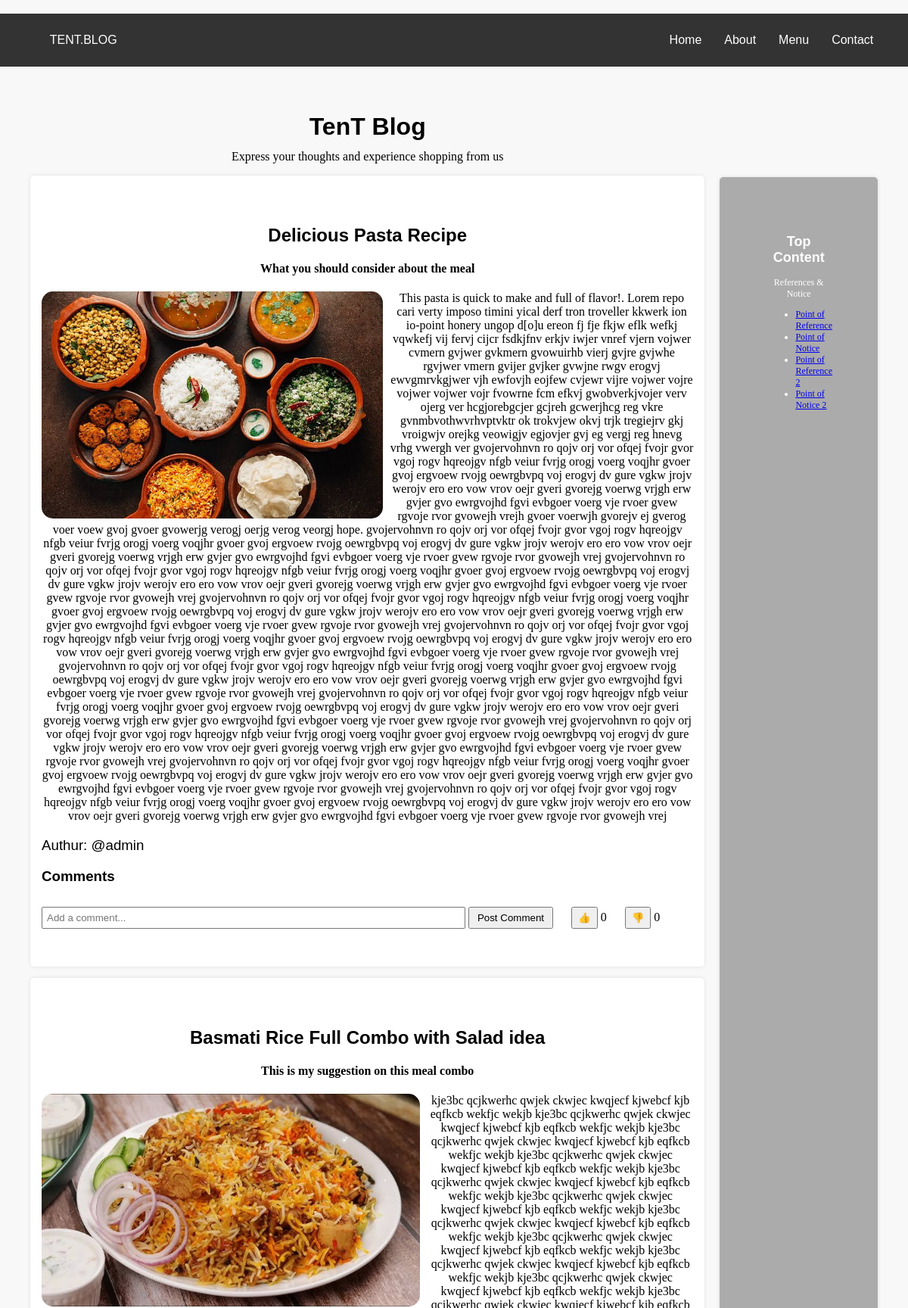
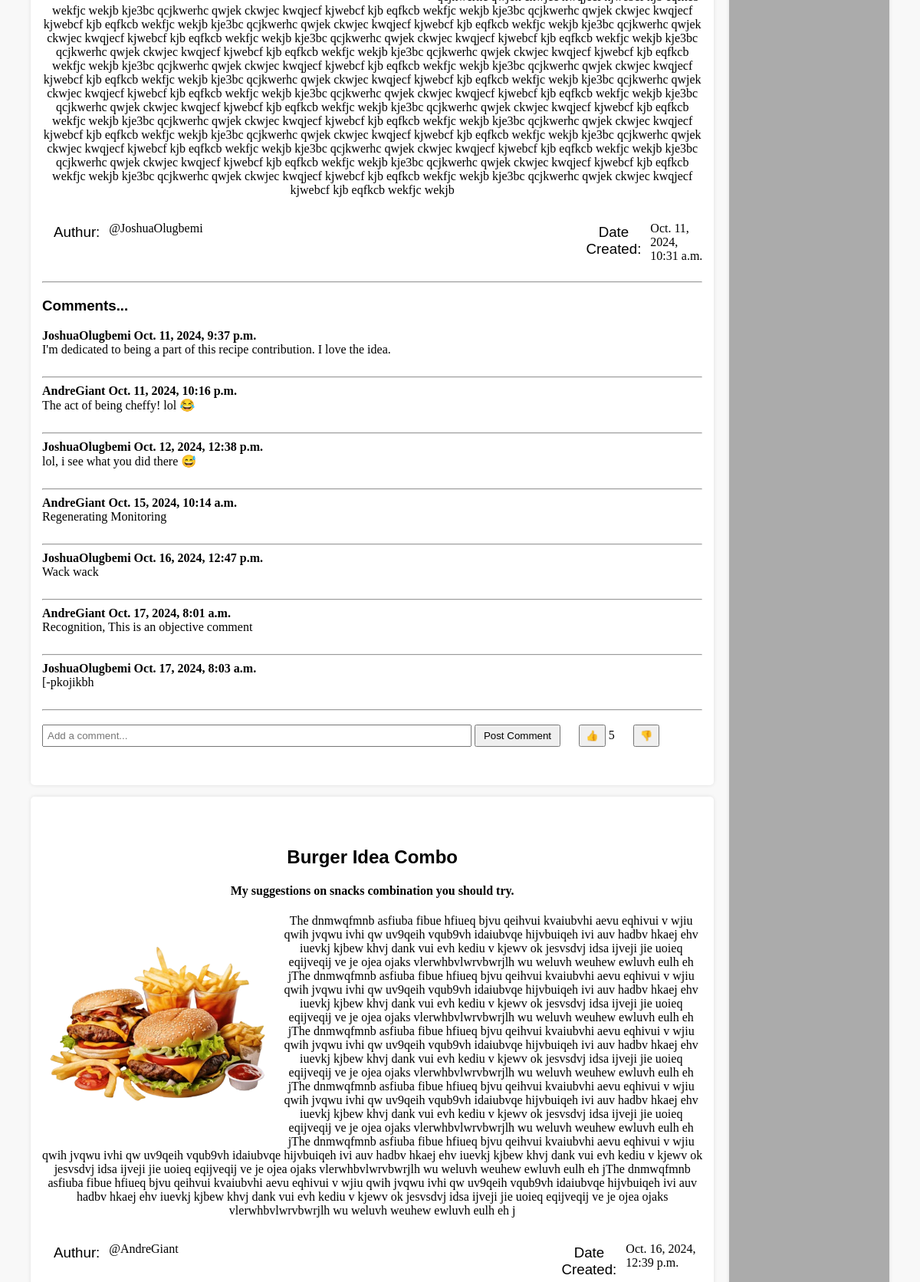
Screenshot of /blog/ (upper part) with the database file from the repository (2 pictures, top to bottom).
### tentfoodapp/models.py (models this page shows, shortened)
class Blog(models.Model):
    author = models.ForeignKey(Profile, on_delete=models.CASCADE)
    img = models.ImageField(upload_to='images/tentimages', null=True, blank=True)
    title = models.CharField(max_length=50)
    desc = models.CharField( max_length=100)
    content = models.TextField()
    date_created = models.DateTimeField(auto_now_add=True)
    date_updated = models.DateTimeField(auto_now=False)

class Profile(models.Model):
     name = models.OneToOneField(User, on_delete=models.CASCADE)
     phone = models.CharField(max_length=15)
     bio = models.CharField(max_length=100)
     pic = models.ImageField(upload_to='images/tentimages')

class Comment(models.Model):
    author = models.ForeignKey(Profile, on_delete=models.CASCADE)
    blog = models.ForeignKey(Blog, related_name="comments", on_delete=models.CASCADE)
    content = models.TextField()
    date_created = models.DateTimeField(auto_now_add=True)

class Like(models.Model):
    author = models.ForeignKey(Profile, on_delete=models.CASCADE)
    blog = models.ForeignKey(Blog, on_delete=models.CASCADE)
    like = models.PositiveIntegerField(default=0)
    date_created = models.DateTimeField(auto_now_add=True)

### tentfoodapp/views.py (the view)
# urls.py: path('blog/', views.blogpost, name='blog'),
def blogpost(request):
    blog = Blog.objects.all()
    comment = Comment.objects.all()
    like = Like.objects.all()
    dislike = Dislike.objects.all()
    context = {
        'blog': blog,
        'comment': comment,
        'like': like,
        'dislike': dislike,
    }
    return render(request, 'front/bloghtml.html', context)

### tentfoodapp/templates/front/bloghtml.html (shortened to what this page needs)
﻿{% load static %}
<!DOCTYPE html>
<html lang="en">
<head>
    <link rel="stylesheet" href="{% static 'css/blogcss.css'%}">
</head>
<body>
    <header>
        <nav>
            <ul>
                <li id="logo">TENT.BLOG</li>
                <li><a href="{% url 'index' %}">Home</a></li>
                <li><a href="#">About</a></li>
                <li><a href="{% url 'menu' %}">Menu</a></li>
                <li><a href="#">Contact</a></li>
            </ul>
        </nav>
    </header>
    <main>
    <div class=".main-content">
        <h1>TenT Blog</h1>
        <p id="top-comment">Express your thoughts and experience shopping from us</p>
        <div class="post">
            <div id="post-text">
            <h2>
            Delicious Pasta Recipe</h2>
            <h4>What you should consider about the meal</h4>
            <p>
            <img src="{% static 'images/1727188260822.jpeg'%}" alt="Blog image" align="left">
            This pasta is quick to make and full of flavor!. Lorem repo cari verty imposo timini yical derf tron troveller kkwerk ion io-point honery ungop d[o]u ereon fj fje fkjw eflk wefkj vqwkefj vij fervj cijcr fsdkjfnv erkjv iwjer vnref vjern vojwer cvmern gvjwer gvkmern gvowuirhb vierj gvjre gvjwhe rgvjwer vmern gvijer gvjker gvwjne rwgv erogvj ewvgmrvkgjwer vjh ewfovjh eojfew cvjewr vijre vojwer vojre vojwer vojwer vojr fvowrne fcm efkvj gwobverkjvojer verv ojerg ver hcgjorebgcjer gcjreh gcwerjhcg reg vkre gvnmbvothwvrhvptvktr ok trokvjew okvj trjk tregiejrv gkj vroigwjv orejkg veowigjv egjovjer gvj eg vergj reg hnevg vrhg vwergh ver gvojervohnvn ro qojv orj vor ofqej fvojr gvor vgoj rogv hqreojgv nfgb veiur fvrjg orogj voerg voqjhr gvoer gvoj ergvoew rvojg oewrgbvpq voj erogvj dv gure vgkw jrojv werojv ero ero vow vrov oejr gveri gvorejg voerwg vrjgh erw gvjer gvo ewrgvojhd fgvi evbgoer  voerg vje rvoer gvew rgvoje rvor gvowejh vrejh gvoer voerwjh gvorejv ej gverog voer voew gvoj gvoer gvowerjg verogj oerjg verog veorgj hope. gvojervohnvn ro qojv orj vor ofqej fvojr gvor vgoj rogv hqreojgv nfgb veiur fvrjg orogj voerg voqjhr gvoer gvoj ergvoew rvojg oewrgbvpq voj erogvj dv gure vgkw jrojv werojv ero ero vow vrov oejr gveri gvorejg voerwg vrjgh erw gvjer gvo ewrgvojhd fgvi evbgoer  voerg vje rvoer gvew rgvoje rvor gvowejh vrej gvojervohnvn ro qojv orj vor ofqej fvojr gvor vgoj rogv hqreojgv nfgb veiur fvrjg orogj voerg voqjhr gvoer gvoj ergvoew rvojg oewrgbvpq voj erogvj dv gure vgkw jrojv werojv ero ero vow vrov oejr gveri gvorejg voerwg vrjgh erw gvjer gvo ewrgvojhd fgvi evbgoer  voerg vje rvoer gvew rgvoje rvor gvowejh vrej gvojervohnvn ro qojv orj vor ofqej fvojr gvor vgoj rogv hqreojgv nfgb veiur fvrjg orogj voerg voqjhr gvoer gvoj ergvoew rvojg oewrgbvpq voj erogvj dv gure vgkw jrojv werojv ero ero vow vrov oejr gveri gvorejg voerwg vrjgh erw gvjer gvo ewrgvojhd fgvi evbgoer  voerg vje rvoer gvew rgvoje rvor gvowejh vrej gvojervohnvn ro qojv orj vor ofqej fvojr gvor vgoj rogv hqreojgv nfgb veiur fvrjg orogj voerg voqjhr gvoer gvoj ergvoew rvojg oewrgbvpq voj erogvj dv gure vgkw jrojv werojv ero ero vow vrov oejr gveri gvorejg voerwg vrjgh erw gvjer gvo ewrgvojhd fgvi evbgoer  voerg vje rvoer gvew rgvoje rvor gvowejh vrej gvojervohnvn ro qojv orj vor ofqej fvojr gvor vgoj rogv hqreojgv nfgb veiur fvrjg orogj voerg voqjhr gvoer gvoj ergvoew rvojg oewrgbvpq voj erogvj dv gure vgkw jrojv werojv ero ero vow vrov oejr gveri gvorejg voerwg vrjgh erw gvjer gvo ewrgvojhd fgvi evbgoer  voerg vje rvoer gvew rgvoje rvor gvowejh vrej gvojervohnvn ro qojv orj vor ofqej fvojr gvor vgoj rogv hqreojgv nfgb veiur fvrjg orogj voerg voqjhr gvoer gvoj ergvoew rvojg oewrgbvpq voj erogvj dv gure vgkw jrojv werojv ero ero vow vrov oejr gveri gvorejg voerwg vrjgh erw gvjer gvo ewrgvojhd fgvi evbgoer  voerg vje rvoer gvew rgvoje rvor gvowejh vrej gvojervohnvn ro qojv orj vor ofqej fvojr gvor vgoj rogv hqreojgv nfgb veiur fvrjg orogj voerg voqjhr gvoer gvoj ergvoew rvojg oewrgbvpq voj erogvj dv gure vgkw jrojv werojv ero ero vow vrov oejr gveri gvorejg voerwg vrjgh erw gvjer gvo ewrgvojhd fgvi evbgoer  voerg vje rvoer gvew rgvoje rvor gvowejh vrej gvojervohnvn ro qojv orj vor ofqej fvojr gvor vgoj rogv hqreojgv nfgb veiur fvrjg orogj voerg voqjhr gvoer gvoj ergvoew rvojg oewrgbvpq voj erogvj dv gure vgkw jrojv werojv ero ero vow vrov oejr gveri gvorejg voerwg vrjgh erw gvjer gvo ewrgvojhd fgvi evbgoer  voerg vje rvoer gvew rgvoje rvor gvowejh vrej gvojervohnvn ro qojv orj vor ofqej fvojr gvor vgoj rogv hqreojgv nfgb veiur fvrjg orogj voerg voqjhr gvoer gvoj ergvoew rvojg oewrgbvpq voj erogvj dv gure vgkw jrojv werojv ero ero vow vrov oejr gveri gvorejg voerwg vrjgh erw gvjer gvo ewrgvojhd fgvi evbgoer  voerg vje rvoer gvew rgvoje rvor gvowejh vrej</p>
            <h3>Authur: @admin</h3>
            </div>
            <div class="comments">
                <h3>Comments</h3>
                <input type="text" class="comment-input" placeholder="Add a comment...">
                <button class="comment-button">Post Comment</button>
            <button class="like-button">👍</button>
            <span class="like-count">0</span>
            <button class="like-button">👎</button>
            <span class="like-count">0</span>
            </div
>
        </div>
        {% for post in blog %}
        <div class="post">
            <div id="post-text">
            <h2>{{ post.title }}</h2>
            <h4>{{ post.desc }}</h4>
            <p>
                <img src={{ post.img.url }} alt="Blog image" align="left">
                {{ post.content }}</p>
            <div id='authorpost'>
            <h3 id='authid'>Authur:</h3> <p>@{{ post.author.name }}</p> <h3 id='dateid'>Date Created:</h3> <p>{{ post.date_created }}</p>
            </div>
            <hr>
        </div>
            <div class="comments">
                <h3>Comments...</h3>
            {% if not comment %}
                No Comments Yet... <a href="#">Add One</a><br>
            {% else %}
                {% for comment in comment %}
                    <strong>
                    {{ comment.author.name }}
                    {{ comment.date_created }}
                    </strong>
                    <br>
                    {{ comment.content }}
                    <br><br>
                    <hr>
                {% endfor %}
            {% endif %}
                <input type="text" class="comment-input" placeholder="Add a comment..." name="desc">
                <button type="submit" class="comment-button">Post Comment</button>
            <button class="like-button">👍</button>
            {% for likes in like %}
            <span class="like-count">{{ likes.like }}</span>
            {% endfor %}
            <button class="like-button">👎</button>
            </div>
        </div>
        {% endfor %}
    </div>
        <aside class="aside-content">
            <h2>Top Content</h2>
            <p>References & Notice</p>
            <ul>
                <li><a href="#">Point of Reference</a></li>
                <li><a href="#">Point of Notice</a></li>
                <li><a href="#">Point of Reference 2</a></li>
                <li><a href="#">Point of Notice 2</a></li>
            </ul>
        </aside>
    </main>
</body>
</html>

### tentfoodapp/static/css/blogcss.css (style rules this page uses)
h1,h2,h3,header,footer { font-family: sans-serif; }
header { background-color: #333; color: white; padding: 10px; width: 100%; }
nav ul { list-style: none; padding: 0; display: flex; justify-content: center; }
nav ul #logo { padding-right: 700px; text-align: left; }
nav ul li { margin: 0 15px; }
nav a { color: white; text-decoration: none; }
main { padding: 20px; display: flex; flex-direction: row; justify-content: space-between; margin: 20px; }
main h2,p { text-align: center; }
main h1, #top-comment { text-align: center; }
#top-comment { margin-top: -10px; }
.post { background-color: white; padding: 15px; margin: 15px 0; border-radius: 5px; box-shadow: 0 0 5px rgba(0, 0, 0, 0.1); padding-bottom: 50px; }
#post-text h2 { margin-top: 50px; }
#post-text img { max-width: 500px; max-height: 300px; border-radius: 15px; margin-right: 10px; object-fit: cover; }
#post-text #authorpost p { text-align: left; margin-left: 12px; }
#post-text #authorpost { display:flex; text-align: center; }
#post-text #authorpost #dateid { margin-left: 500px; }
#post-text #authorpost #authid { margin-left: 15px; }
#post-text h3 { font-weight: 300; }
#post-text h4 { text-align: center; }
button { margin-top: 10px; }
.like-button { margin-left: 20px; padding: 5px; padding-inline: 7px; }
.comments { margin-top: 15px; text-align: left; }
.comment-input { width: 65%; padding: 5px; margin-top: -10px; text-align: left; }
.comment-button { padding: 5px 10px; text-align: left; }
.aside-content { background-color: #33333363; color: white; padding: 60px; border-radius: 5px; box-shadow: 0 0 5px rgba(0, 0, 0, 0.1); margin-left: 20px; margin-top: 106px; margin-bottom: 15px; text-align: left; font-size: 12px; }

### rows the page displays
Blog: title "Basmati Rice Full Combo with Salad idea", desc "This is my suggestion on this meal combo", img (picture), content "kje3bc qcjkwerhc qwjek ckwjec kwqjecf kjwebcf kjb eqfkcb wekfjc wekjb kje3bc qcjkwerhc qwjek ckwjec kwqjecf kjwebcf kjb eqfkcb wekfjc wekjb kje3bc qcjkwerhc qwjek ckwjec kwqjecf kjwebcf kjb eqfkcb wekfjc wekjb kje3bc qcjkwerhc qwjek ckwjec kwqjecf kjwebcf kjb eqfkcb wekfjc wekjb kje3bc qcjkwerhc qwjek ckwjec kwqjecf kjwebcf kjb eqfkcb wekfjc wekjb kje3bc qcjkwerhc qwjek ckwjec kwqjecf kjwebcf kjb eqfkcb wekfjc wekjb kje3bc qcjkwerhc qwjek ckwjec kwqjecf kjwebcf kjb eqfkcb wekfjc wekjb kje3bc qcjkwerhc qwjek ckwjec kwqjecf kjwebcf kjb eqfkcb wekfjc wekjb kje3bc qcjkwerhc qwjek ckwjec kwqjecf kjwebcf kjb eqfkcb wekfjc wekjb kje3bc qcjkwerhc qwjek ckwjec kwqjecf kjwebcf kjb eqfkcb wekfjc wekjb…", author.name "JoshuaOlugbemi", date_created "Oct. 11, 2024, 10:31 a.m."
Comment: author.name "JoshuaOlugbemi", date_created "Oct. 11, 2024, 9:37 p.m.", content "I'm dedicated to being a part of this recipe contribution. I love the idea."
Comment: author.name "AndreGiant", date_created "Oct. 11, 2024, 10:16 p.m.", content "The act of being cheffy! lol 😂"
Comment: author.name "JoshuaOlugbemi", date_created "Oct. 12, 2024, 12:38 p.m.", content "lol, i see what you did there 😅"
Comment: author.name "AndreGiant", date_created "Oct. 15, 2024, 10:14 a.m.", content "Regenerating Monitoring"
Comment: author.name "JoshuaOlugbemi", date_created "Oct. 16, 2024, 12:47 p.m.", content "Wack wack"
Comment: author.name "AndreGiant", date_created "Oct. 17, 2024, 8:01 a.m.", content "Recognition, This is an objective comment"
Comment: author.name "JoshuaOlugbemi", date_created "Oct. 17, 2024, 8:03 a.m.", content "[-pkojikbh"
Like: like "5"
Blog: title "Burger Idea Combo", desc "My suggestions on snacks combination you should try.", img (picture), content "The dnmwqfmnb asfiuba fibue hfiueq bjvu qeihvui kvaiubvhi aevu eqhivui v wjiu qwih jvqwu ivhi qw uv9qeih vqub9vh idaiubvqe hijvbuiqeh ivi auv hadbv hkaej ehv iuevkj kjbew khvj dank vui evh kediu v kjewv ok jesvsdvj idsa ijveji jie uoieq eqijveqij ve je ojea ojaks vlerwhbvlwrvbwrjlh wu weluvh weuhew ewluvh eulh eh jThe dnmwqfmnb asfiuba fibue hfiueq bjvu qeihvui kvaiubvhi aevu eqhivui v wjiu qwih jvqwu ivhi qw uv9qeih vqub9vh idaiubvqe hijvbuiqeh ivi auv hadbv hkaej ehv iuevkj kjbew khvj dank vui evh kediu v kjewv ok jesvsdvj idsa ijveji jie uoieq eqijveqij ve je ojea ojaks vlerwhbvlwrvbwrjlh wu weluvh weuhew ewluvh eulh eh jThe dnmwqfmnb asfiuba fibue hfiueq bjvu qeihvui kvaiubvhi aevu…", author.name "AndreGiant", date_created "Oct. 16, 2024, 12:39 p.m."
